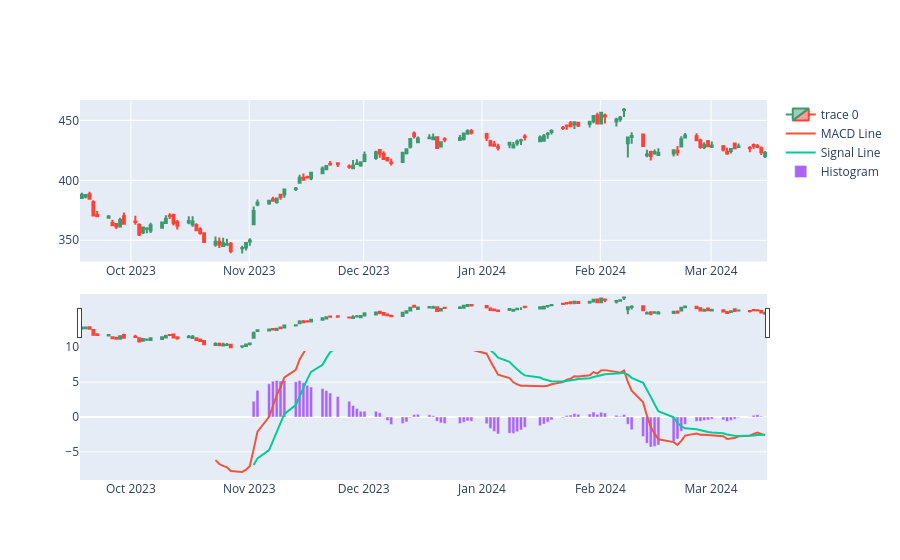

Notebook code for this chart:
### Code cell
fig = make_subplots(rows=2, cols=1)
fig.add_trace(go.Candlestick(x=df.index,
                             open=df['Open'],
                             high=df['High'],
                             low=df['Low'],
                             close=df['Close']), row=1, col=1)
fig.add_trace(go.Scatter(x=df.index, y=df['MACD_12_26_9'], mode='lines', name='MACD Line'), row=2, col=1)
fig.add_trace(go.Scatter(x=df.index, y=df['MACDs_12_26_9'], mode='lines', name='Signal Line'), row=2, col=1)
fig.add_trace(go.Bar(x=df.index, y=df['MACDh_12_26_9'], name='Histogram'), row=2, col=1)

fig.show()
